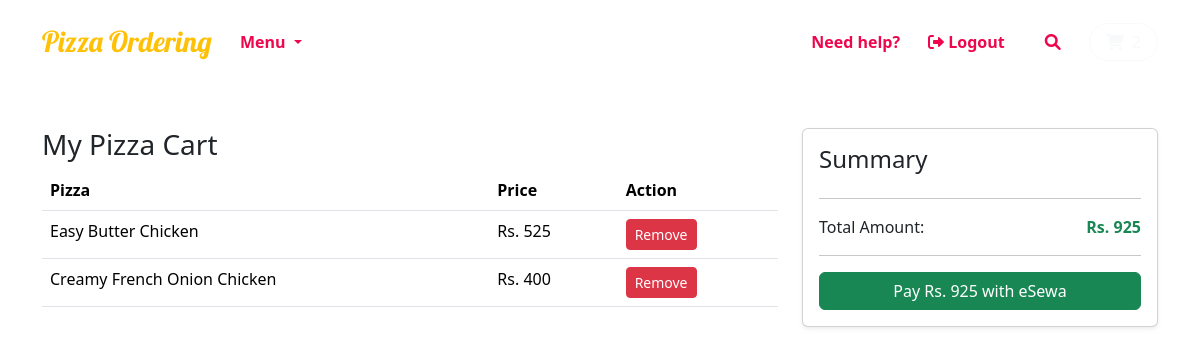
/cart/ (signed in), run on an earlier commit of the app's database.
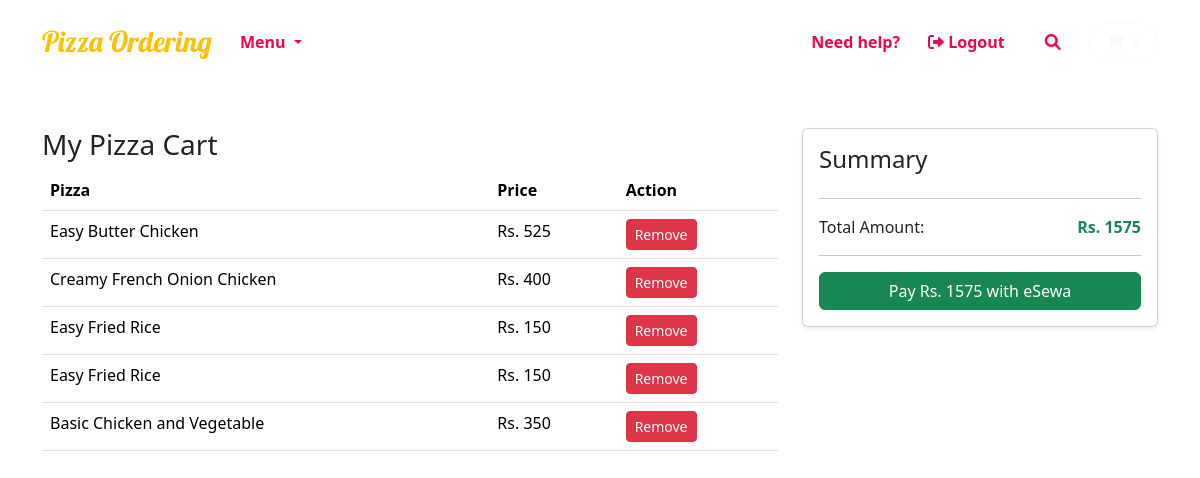
And on a later commit of the database.
### home/models.py (models this page shows)
class BaseModel(models.Model):
    uid = models.UUIDField(default= uuid.uuid4, editable= False, primary_key= True)
    created_at = models.DateTimeField(auto_now_add= True)
    updated_at = models.DateTimeField(auto_now= True)
    class Meta:
        abstract =True

class CartItem(BaseModel):
    cart = models.ForeignKey(Cart, on_delete = models.CASCADE, related_name= "cart_items")
    pizza = models.ForeignKey(Pizza, on_delete= models.CASCADE)

class Pizza(BaseModel):
    category = models.ForeignKey(PizzaCategory, on_delete = models.CASCADE, related_name= "pizza")
    pizza_name = models.CharField(max_length= 100)
    price = models.IntegerField(default= 100)
    images = models.ImageField(upload_to= "pizza")

### home/views.py (the view)
# urls.py: path('cart/', cart, name="cart"),
def cart(request):
    if request.method == "POST":
        return JsonResponse({"message": "POST method is not implemented yet."}, status=405)
    try:
        cart_obj = Cart.objects.get(is_paid=False, user=request.user)
        total_amount = str(int(cart_obj.get_cart_total()))
        transaction_uuid = str(uuid.uuid4())
        cart_obj.transaction_id = transaction_uuid
        cart_obj.save()
        product_code = "EPAYTEST"
        secret_key = "8gBm/:&EnhH.1/q"
        data_to_sign = f"total_amount={total_amount},transaction_uuid={transaction_uuid},product_code={product_code}"
        secret = bytes(secret_key, 'utf-8')
        message = bytes(data_to_sign, 'utf-8')
        hash = hmac.new(secret, message, hashlib.sha256).digest()
        signature = base64.b64encode(hash).decode("utf-8")
        context = {
            'carts': cart_obj,
            'total_amount': total_amount,
            'transaction_uuid': transaction_uuid,
            'product_code': product_code,
            'signature': signature,
        }
        return render(request, "cart.html", context)
    except Exception as e:
        print(f"Error: {e}")
        messages.error(request, "An unexpected error occurred.")
        return redirect('/')

### home/models.py (called while the page is built)
    def get_cart_total(self):
        return CartItem.objects.filter(cart = self).aggregate(Sum('pizza__price'))['pizza__price__sum']

### home/templates/cart.html (shortened to what this page needs)
{% extends "base.html" %} {% block start %}
<div class="container mt-5">
  <div class="row">
    <div class="col-md-8">
      <h3>My Pizza Cart</h3>
      <table class="table">
        <thead>
          <tr>
            <th>Pizza</th>
            <th>Price</th>
            <th>Action</th>
          </tr>
        </thead>
        <tbody>
          {% for item in carts.cart_items.all %}
          <tr>
            <td>{{ item.pizza.pizza_name }}</td>
            <td>Rs. {{ item.pizza.price }}</td>
            <td>
              <a
                href="{% url 'remove_cart_items' item.uid %}"
                class="btn btn-danger btn-sm"
                >Remove</a
              >
            </td>
          </tr>
          {% endfor %}
        </tbody>
      </table>
    </div>
    <div class="col-md-4">
      <div class="card p-3 shadow-sm">
        <h4>Summary</h4>
        <hr />
        <div class="d-flex justify-content-between">
          <span>Total Amount:</span>
          <span class="fw-bold text-success">Rs. {{ total_amount }}</span>
        </div>
        <hr />
        <form
          action="https://rc-epay.esewa.com.np/api/epay/main/v2/form"
          method="POST"
        >
          <button type="submit" class="btn btn-success w-100">
            Pay Rs. {{ total_amount }} with eSewa
          </button>
        </form>
      </div>
    </div>
  </div>
</div>
{% endblock %}

What changed in the data, as far as the page shows it:
added CartItem: pizza.pizza_name "Easy Fried Rice", pizza.price "150"
added CartItem: pizza.pizza_name "Easy Fried Rice", pizza.price "150"
added CartItem: pizza.pizza_name "Basic Chicken and Vegetable", pizza.price "350"
Also different on the page:
{{ total_amount }}: "925" → "1575"
